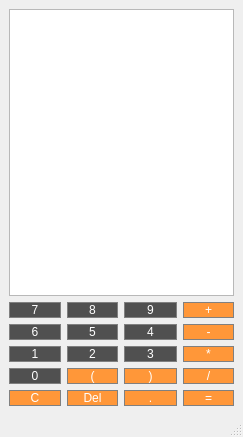
<?xml version="1.0" encoding="UTF-8"?>
<ui version="4.0">
 <class>MainWindow</class>
 <widget class="QMainWindow" name="MainWindow">
  <property name="geometry">
   <rect>
    <x>0</x>
    <y>0</y>
    <width>243</width>
    <height>437</height>
   </rect>
  </property>
  <property name="sizePolicy">
   <sizepolicy hsizetype="Expanding" vsizetype="Expanding">
    <horstretch>0</horstretch>
    <verstretch>0</verstretch>
   </sizepolicy>
  </property>
  <property name="minimumSize">
   <size>
    <width>243</width>
    <height>437</height>
   </size>
  </property>
  <property name="maximumSize">
   <size>
    <width>243</width>
    <height>437</height>
   </size>
  </property>
  <property name="windowTitle">
   <string>Calculator</string>
  </property>
  <widget class="QWidget" name="centralwidget">
   <layout class="QGridLayout" name="gridLayout">
    <item row="2" column="2">
     <widget class="QPushButton" name="add4PushButton">
      <property name="styleSheet">
       <string notr="true">QPushButton {
  background-color: rgb(80, 80, 80);
  color: white; 
  border: 1px solid gray;
}

QPushButton:pressed {
    background-color: qlineargradient (x1: 0, y1: 0, x2: 0, y2: 1,
stop: 0 #dadbde, stop: 1 #f6f7fa);
}</string>
      </property>
      <property name="text">
       <string>4</string>
      </property>
     </widget>
    </item>
    <item row="3" column="2">
     <widget class="QPushButton" name="add3PushButton">
      <property name="styleSheet">
       <string notr="true">QPushButton {
  background-color: rgb(80, 80, 80);
  color: white; 
  border: 1px solid gray;
}

QPushButton:pressed {
    background-color: qlineargradient (x1: 0, y1: 0, x2: 0, y2: 1,
stop: 0 #dadbde, stop: 1 #f6f7fa);
}</string>
      </property>
      <property name="text">
       <string>3</string>
      </property>
     </widget>
    </item>
    <item row="1" column="0">
     <widget class="QPushButton" name="add7PushButton">
      <property name="styleSheet">
       <string notr="true">QPushButton {
  background-color: rgb(80, 80, 80);
  color: white; 
  border: 1px solid gray;
}

QPushButton:pressed {
    background-color: qlineargradient (x1: 0, y1: 0, x2: 0, y2: 1,
stop: 0 #dadbde, stop: 1 #f6f7fa);
}</string>
      </property>
      <property name="text">
       <string>7</string>
      </property>
     </widget>
    </item>
    <item row="3" column="3">
     <widget class="QPushButton" name="multiplyPushButton">
      <property name="styleSheet">
       <string notr="true">QPushButton {
  background-color: rgb(255, 151, 57);
  color: white; 
  border: 1px solid gray;
}

QPushButton:pressed {
    background-color: qlineargradient(x1: 0, y1: 0, x2: 0, y2: 1,
                                      stop: 0 #FF7832, stop: 1 #FF9739);
}</string>
      </property>
      <property name="text">
       <string>*</string>
      </property>
     </widget>
    </item>
    <item row="5" column="0">
     <widget class="QPushButton" name="clearPushButton">
      <property name="styleSheet">
       <string notr="true">QPushButton {
  background-color: rgb(255, 151, 57);
  color: white; 
  border: 1px solid gray;
}

QPushButton:pressed {
    background-color: qlineargradient(x1: 0, y1: 0, x2: 0, y2: 1,
                                      stop: 0 #FF7832, stop: 1 #FF9739);
}</string>
      </property>
      <property name="text">
       <string>C</string>
      </property>
     </widget>
    </item>
    <item row="2" column="1">
     <widget class="QPushButton" name="add5PushButton">
      <property name="styleSheet">
       <string notr="true">QPushButton {
  background-color: rgb(80, 80, 80);
  color: white; 
  border: 1px solid gray;
}

QPushButton:pressed {
    background-color: qlineargradient (x1: 0, y1: 0, x2: 0, y2: 1,
stop: 0 #dadbde, stop: 1 #f6f7fa);
}</string>
      </property>
      <property name="text">
       <string>5</string>
      </property>
     </widget>
    </item>
    <item row="1" column="2">
     <widget class="QPushButton" name="add9PushButton">
      <property name="styleSheet">
       <string notr="true">QPushButton {
  background-color: rgb(80, 80, 80);
  color: white; 
  border: 1px solid gray;
}

QPushButton:pressed {
    background-color: qlineargradient (x1: 0, y1: 0, x2: 0, y2: 1,
stop: 0 #dadbde, stop: 1 #f6f7fa);
}</string>
      </property>
      <property name="text">
       <string>9</string>
      </property>
     </widget>
    </item>
    <item row="2" column="0">
     <widget class="QPushButton" name="add6PushButton">
      <property name="styleSheet">
       <string notr="true">QPushButton {
  background-color: rgb(80, 80, 80);
  color: white; 
  border: 1px solid gray;
}

QPushButton:pressed {
    background-color: qlineargradient (x1: 0, y1: 0, x2: 0, y2: 1,
stop: 0 #dadbde, stop: 1 #f6f7fa);
}</string>
      </property>
      <property name="text">
       <string>6</string>
      </property>
     </widget>
    </item>
    <item row="3" column="0">
     <widget class="QPushButton" name="add1PushButton">
      <property name="styleSheet">
       <string notr="true">QPushButton {
  background-color: rgb(80, 80, 80);
  color: white; 
  border: 1px solid gray;
}

QPushButton:pressed {
    background-color: qlineargradient (x1: 0, y1: 0, x2: 0, y2: 1,
stop: 0 #dadbde, stop: 1 #f6f7fa);
}</string>
      </property>
      <property name="text">
       <string>1</string>
      </property>
     </widget>
    </item>
    <item row="4" column="2">
     <widget class="QPushButton" name="closeParenthesisPushButton">
      <property name="styleSheet">
       <string notr="true">QPushButton {
  background-color: rgb(255, 151, 57);
  color: white; 
  border: 1px solid gray;
}

QPushButton:pressed {
    background-color: qlineargradient(x1: 0, y1: 0, x2: 0, y2: 1,
                                      stop: 0 #FF7832, stop: 1 #FF9739);
}</string>
      </property>
      <property name="text">
       <string>)</string>
      </property>
     </widget>
    </item>
    <item row="5" column="2">
     <widget class="QPushButton" name="addDotPushButton">
      <property name="styleSheet">
       <string notr="true">QPushButton {
  background-color: rgb(255, 151, 57);
  color: white; 
  border: 1px solid gray;
}

QPushButton:pressed {
    background-color: qlineargradient(x1: 0, y1: 0, x2: 0, y2: 1,
                                      stop: 0 #FF7832, stop: 1 #FF9739);
}</string>
      </property>
      <property name="text">
       <string>.</string>
      </property>
     </widget>
    </item>
    <item row="5" column="3">
     <widget class="QPushButton" name="equalPushButton">
      <property name="styleSheet">
       <string notr="true">QPushButton {
  background-color: rgb(255, 151, 57);
  color: white; 
  border: 1px solid gray;
}

QPushButton:pressed {
    background-color: qlineargradient(x1: 0, y1: 0, x2: 0, y2: 1,
                                      stop: 0 #FF7832, stop: 1 #FF9739);
}</string>
      </property>
      <property name="text">
       <string>=</string>
      </property>
     </widget>
    </item>
    <item row="4" column="1">
     <widget class="QPushButton" name="openParenthesisPushButton">
      <property name="styleSheet">
       <string notr="true">QPushButton {
  background-color: rgb(255, 151, 57);
  color: white; 
  border: 1px solid gray;
}

QPushButton:pressed {
    background-color: qlineargradient(x1: 0, y1: 0, x2: 0, y2: 1,
                                      stop: 0 #FF7832, stop: 1 #FF9739);
}</string>
      </property>
      <property name="text">
       <string>(</string>
      </property>
     </widget>
    </item>
    <item row="5" column="1">
     <widget class="QPushButton" name="delPushButton">
      <property name="styleSheet">
       <string notr="true">QPushButton {
  background-color: rgb(255, 151, 57);
  color: white; 
  border: 1px solid gray;
}

QPushButton:pressed {
    background-color: qlineargradient(x1: 0, y1: 0, x2: 0, y2: 1,
                                      stop: 0 #FF7832, stop: 1 #FF9739);
}</string>
      </property>
      <property name="text">
       <string>Del</string>
      </property>
     </widget>
    </item>
    <item row="1" column="3">
     <widget class="QPushButton" name="plusPushButton">
      <property name="styleSheet">
       <string notr="true">QPushButton {
  background-color: rgb(255, 151, 57);
  color: white; 
  border: 1px solid gray;
}

QPushButton:pressed {
    background-color: qlineargradient(x1: 0, y1: 0, x2: 0, y2: 1,
                                      stop: 0 #FF7832, stop: 1 #FF9739);
}</string>
      </property>
      <property name="text">
       <string>+</string>
      </property>
     </widget>
    </item>
    <item row="3" column="1">
     <widget class="QPushButton" name="add2PushButton">
      <property name="styleSheet">
       <string notr="true">QPushButton {
  background-color: rgb(80, 80, 80);
  color: white; 
  border: 1px solid gray;
}

QPushButton:pressed {
    background-color: qlineargradient (x1: 0, y1: 0, x2: 0, y2: 1,
stop: 0 #dadbde, stop: 1 #f6f7fa);
}</string>
      </property>
      <property name="text">
       <string>2</string>
      </property>
     </widget>
    </item>
    <item row="0" column="0" colspan="4">
     <widget class="QTextEdit" name="outputLabel">
      <property name="enabled">
       <bool>true</bool>
      </property>
     </widget>
    </item>
    <item row="4" column="0">
     <widget class="QPushButton" name="add0PushButton">
      <property name="styleSheet">
       <string notr="true">QPushButton {
  background-color: rgb(80, 80, 80);
  color: white; 
  border: 1px solid gray;
}

QPushButton:pressed {
    background-color: qlineargradient (x1: 0, y1: 0, x2: 0, y2: 1,
stop: 0 #dadbde, stop: 1 #f6f7fa);
}</string>
      </property>
      <property name="text">
       <string>0</string>
      </property>
     </widget>
    </item>
    <item row="2" column="3">
     <widget class="QPushButton" name="minusPushButton">
      <property name="styleSheet">
       <string notr="true">QPushButton {
  background-color: rgb(255, 151, 57);
  color: white; 
  border: 1px solid gray;
}

QPushButton:pressed {
    background-color: qlineargradient(x1: 0, y1: 0, x2: 0, y2: 1,
                                      stop: 0 #FF7832, stop: 1 #FF9739);
}</string>
      </property>
      <property name="text">
       <string>-</string>
      </property>
     </widget>
    </item>
    <item row="1" column="1">
     <widget class="QPushButton" name="add8PushButton">
      <property name="styleSheet">
       <string notr="true">QPushButton {
  background-color: rgb(80, 80, 80);
  color: white; 
  border: 1px solid gray;
}

QPushButton:pressed {
    background-color: qlineargradient (x1: 0, y1: 0, x2: 0, y2: 1,
stop: 0 #dadbde, stop: 1 #f6f7fa);
}</string>
      </property>
      <property name="text">
       <string>8</string>
      </property>
     </widget>
    </item>
    <item row="4" column="3">
     <widget class="QPushButton" name="dividePushButton">
      <property name="styleSheet">
       <string notr="true">QPushButton {
  background-color: rgb(255, 151, 57);
  color: white; 
  border: 1px solid gray;
}

QPushButton:pressed {
    background-color: qlineargradient(x1: 0, y1: 0, x2: 0, y2: 1,
                                      stop: 0 #FF7832, stop: 1 #FF9739);
}</string>
      </property>
      <property name="text">
       <string>/</string>
      </property>
     </widget>
    </item>
   </layout>
  </widget>
  <widget class="QStatusBar" name="statusbar"/>
 </widget>
 <resources/>
 <connections/>
</ui>
